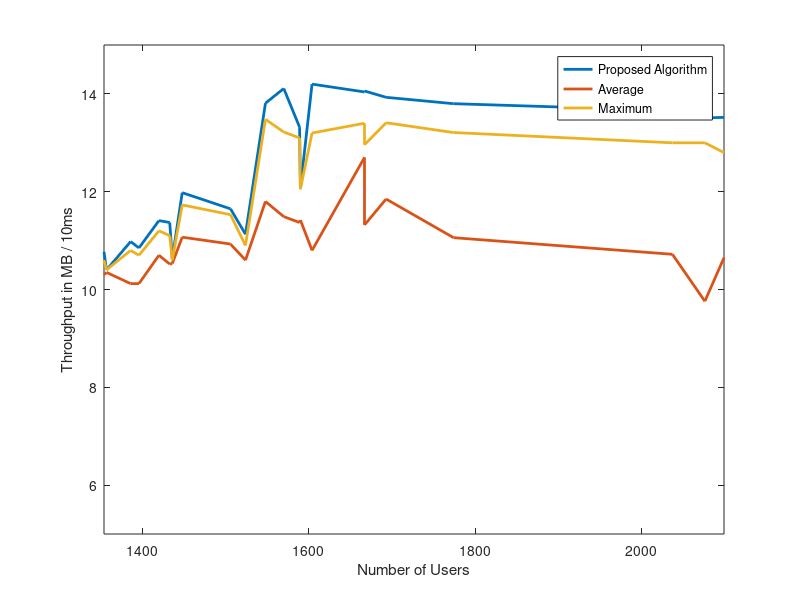
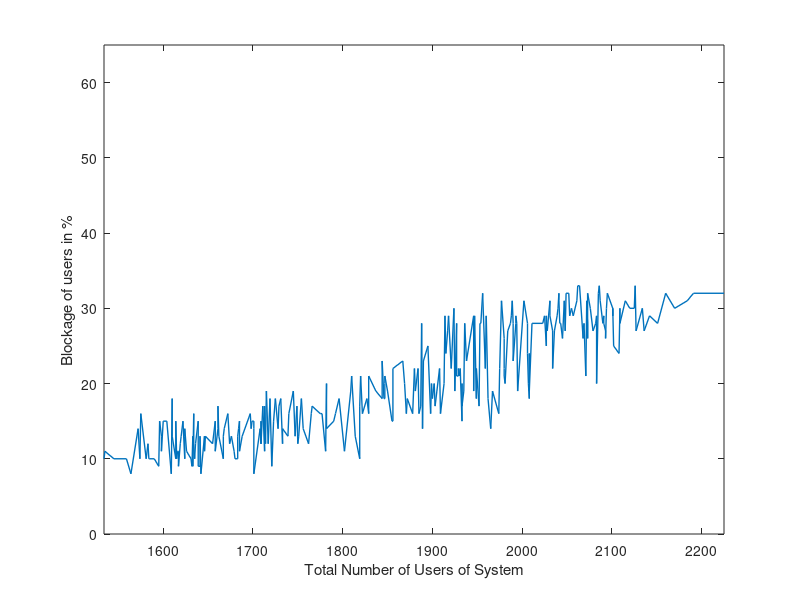
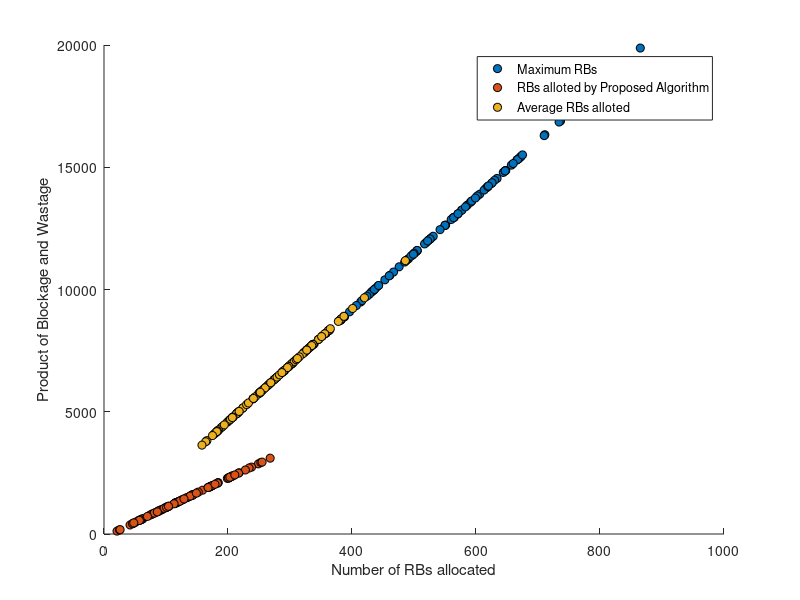

Reproduce these figures in MATLAB, in order. (Note: this script raises an error after producing the figures.)
Mmax = [577;616;438;606;644;672;711;586;476;666;669;528;816;491;672;339;414;531;435;565;416;497;489;524;431;502;520;442;388;550;382;634;736;736;505;667;734;647;358;710;571;675;487;517;619;593;433;362;591;551;383;461;593;865;657;387;505;613;577;407;495;381;525;630;453;563;505;560;304;783;625;526;467;428;436;564;396;571;648;550;424;583;647;358;602;485;364;619;762;291;443;542;626;460;500;620;660;499;599;522];
Mopt = [184;61;116;143;199;128;249;77;172;159;143;59;204;21;135;56;74;184;83;1;115;117;78;63;124;133;238;115;126;42;116;1;202;202;119;171;253;208;143;234;119;168;47;105;142;206;25;139;46;114;1;81;91;268;175;122;26;144;218;61;92;59;170;172;87;139;228;100;94;183;201;114;70;88;88;152;51;120;217;102;57;149;206;100;122;113;97;174;168;103;201;86;255;101;203;179;211;48;104;129];
Mavg = [274;323;208;277;334;346;387;262;296;329;291;254;401;218;337;166;178;299;215;252;216;251;189;265;224;279;323;255;224;274;180;332;382;382;240;362;378;352;215;365;302;331;199;207;346;288;183;202;327;258;214;230;249;486;337;191;185;304;337;213;288;208;266;307;241;298;310;260;183;420;335;244;218;204;207;290;164;269;327;251;194;296;356;158;276;252;182;320;327;175;279;283;387;233;287;315;351;269;312;241];
Ymax = [13251.19140625;14141.130859375;10048.6044921875;13897.6728515625;14787.759765625;15426.0439453125;16331.2802734375;13452.2060546875;10928.2060546875;15300.0;15352.025390625;12114.4638671875;18741.95703125;11254.587890625;15426.0439453125;7773.9111328125;9489.7734375;12178.1953125;9967.4306640625;12954.8525390625;9545.0322265625;11402.859375;11217.318359375;12022.90234375;9890.4208984375;11511.720703125;11928.74609375;10145.1845703125;8887.640625;12619.607421875;8746.52734375;14544.36328125;16893.05859375;16893.05859375;11587.4814453125;15313.4111328125;16849.689453125;14854.0166015625;8209.611328125;16294.14453125;13095.4169921875;15505.494140625;11172.9599609375;11863.8447265625;14198.390625;13614.400390625;9932.8486328125;8306.841796875;13566.2607421875;12636.828125;8791.2177734375;10575.4228515625;13618.11328125;19875.88671875;15086.0615234375;8871.681640625;11583.4228515625;14065.546875;13238.91015625;9343.4853515625;11364.9580078125;8739.3056640625;12047.7529296875;14467.2001953125;10395.2626953125;12931.3388671875;11597.5791015625;12861.912109375;6973.4560546875;17986.9921875;14335.0390625;12065.1591796875;10714.869140625;9806.3115234375;10001.947265625;12940.21875;9086.7958984375;13099.6328125;14867.470703125;12623.2041015625;9724.4228515625;13379.330078125;14850.9814453125;8214.32421875;13825.501953125;11122.6474609375;8340.2265625;14214.095703125;17488.40234375;6675.00390625;10166.1953125;12447.8369140625;14368.1044921875;10560.3076171875;11482.083984375;14231.9609375;15152.9072265625;11442.0283203125;13742.017578125;11984.9599609375];
Yopt = [2097.972412109375;598.4401245117188;1279.433837890625;1596.6558837890625;2273.877197265625;1418.3846435546875;2868.01611328125;805.5610961914062;1947.5006103515625;1792.27783203125;1604.783935546875;578.293701171875;2334.23046875;118.61306762695312;1497.3441162109375;555.9097290039062;772.0440673828125;2097.685791015625;874.7717895507812;NaN;1257.4727783203125;1286.99951171875;818.04931640625;627.1981201171875;1373.111083984375;1481.258544921875;2737.13623046875;1267.4473876953125;1394.930419921875;369.9361267089844;1278.242919921875;NaN;2312.669189453125;2312.669189453125;1307.112060546875;1938.724365234375;2924.659423828125;2382.36181640625;1604.49609375;2698.24755859375;1307.2769775390625;1901.980224609375;432.90582275390625;1139.7843017578125;1577.7039794921875;2361.888916015625;166.63829040527344;1549.4346923828125;423.1343078613281;1247.1676025390625;NaN;853.0162963867188;977.5338745117188;3101.596923828125;1982.2491455078125;1346.043212890625;178.1013946533203;1608.6239013671875;2505.637451171875;611.3524780273438;980.6070556640625;579.1994018554688;1919.5037841796875;1944.643798828125;924.1048583984375;1551.8006591796875;2617.626220703125;1080.5394287109375;1003.372802734375;2081.017578125;2292.686767578125;1255.1893310546875;717.78955078125;937.222900390625;942.4212646484375;1712.642333984375;485.80999755859375;1321.348388671875;2489.076416015625;1108.931640625;553.8673095703125;1671.50439453125;2361.6865234375;1089.62255859375;1338.0867919921875;1235.580322265625;1049.845458984375;1974.134033203125;1901.0733642578125;1123.7713623046875;2291.87646484375;903.6826782226562;2940.824951171875;1088.736083984375;2323.54833984375;2032.7198486328125;2415.83251953125;455.0440673828125;1131.716552734375;1435.049560546875];
Yavg = [6303.05126953125;7430.0029296875;4785.10107421875;6372.06494140625;7683.01806640625;7959.04345703125;8902.0234375;6027.0078125;6809.05078125;7568.0302734375;6694.06884765625;5843.015625;9224.03515625;5015.00439453125;7752.017578125;3819.060302734375;4095.129150390625;6878.06005859375;4946.0048828125;5797.0517578125;4969.06005859375;5774.0;4348.1162109375;6096.01123046875;5153.0400390625;6418.02880859375;7430.015625;5866.07080078125;5153.04443359375;6303.04736328125;4141.07763671875;7637.02734375;8787.044921875;8787.044921875;5521.0126953125;8327.01953125;8695.0048828125;8097.05419921875;4946.00927734375;8396.0302734375;6947.05615234375;7614.0029296875;4578.03515625;4762.02880859375;7959.04931640625;6625.05908203125;4210.07666015625;4647.07421875;7522.05810546875;5935.08154296875;4923.09814453125;5291.0654296875;5728.05224609375;11179.005859375;7752.02099609375;4394.083984375;4256.01611328125;6993.0361328125;7752.017578125;4900.046875;6625.05224609375;4785.08642578125;6119.0712890625;7062.0390625;5544.05810546875;6855.0068359375;7131.0546875;5981.03857421875;4210.08740234375;9661.0146484375;7706.05078125;5613.08203125;5015.013671875;4693.0146484375;4762.01953125;6671.0205078125;3773.1220703125;6188.07080078125;7522.064453125;5774.01171875;4463.072265625;6809.0439453125;8189.00830078125;3635.101318359375;6349.0107421875;5797.0634765625;4187.02197265625;7361.0;7522.0673828125;4026.125732421875;6418.02490234375;6510.0810546875;8902.03125;5360.09033203125;6602.017578125;7246.025390625;8074.02001953125;6188.07080078125;7177.009765625;5544.06201171875];

thruput = [];
thruput(:,1) = [12.08; 11.98; 11.409; 10.85; 10.40; 10.63; 10.98; 11.37; 11.13; 10.77; 11.65; 13.8; 13.66; 13.51; 13.52; 14.04; 14.2; 13.81; 14.11; 13.32; 14.06; 13.93 ];
thruput(:,2) = [11.42; 11.07; 10.7; 10.12; 10.35; 10.53; 10.12; 10.52; 10.6; 10.3; 10.93; 11.06; 10.72; 9.76; 10.65; 12.7; 10.8; 11.80; 11.49; 11.37; 11.32; 11.85];
thruput(:,3) = [12.05; 11.73; 11.2; 10.7; 10.40; 10.6; 10.8; 11.1; 10.9; 10.6; 11.53; 13.21; 13; 13; 12.8; 13.4; 13.2; 13.48 ;13.22; 13.1; 12.96; 13.41];
thruput(:,4) = [1590 ; 1448; 1420; 1396; 1357; 1436; 1386; 1433; 1524; 1354; 1506; 1774; 2037; 2076; 2099; 1667; 1604; 1548; 1570; 1589; 1667; 1693];
sorted_thruput = sortrows(thruput,4);

figure
plot(sorted_thruput(:,4),sorted_thruput(:,1), 'LineWidth', 2);
hold on;
plot(sorted_thruput(:,4), sorted_thruput(:,2), 'LineWidth', 2 );
hold on;
plot(sorted_thruput(:,4), sorted_thruput(:,3) , 'LineWidth', 2);
axis([min(thruput(:,4)) max(thruput(:,4)) 5 15]);
xlabel('Number of Users');
ylabel('Throughput in MB / 10ms');
legend('Proposed Algorithm', 'Average', 'Maximum');
hold off;


blockage = [];
blockage(:,1) = [12;12;12;12;10;16;16;12;11;8;10;16;10;10;10;18;15;13;10;15;14;10;13;14;13;15;10;13;15;12;9;9;18;9;19;11;14;12;9;13;13;16;18;8;8;10;14;13;12;10;10;12;15;15;13;14;17;11;10;14;10;11;13;15;12;9;12;13;13;9;11;15;15;18;15;14;9;13;10;10;11;14;15;11;11;15;13;14;11;8;10;11;11;10;11;13;14;12;13;14;28;28;28;27;29;27;28;32;32;26;31;30;28;30;27;28;25;29;26;27;31;28;30;29;29;31;29;32;25;27;32;32;24;29;31;33;31;30;29;28;29;33;29;28;31;27;28;26;31;28;28;28;28;27;30;29;30;30;28;31;32;30;33;29;29;28;33;27;28;30;28;30;28;30;32;32;27;31;31;32;29;22;27;28;29;27;26;30;32;31;32;29;29;26;28;29;27;28;28;30;18;15;23;19;18;18;22;24;21;20;23;24;20;18;17;16;15;19;19;10;22;17;18;18;20;16;23;16;19;19;19;16;23;21;17;19;22;16;21;20;20;17;20;17;18;15;20;17;19;18;18;18;21;20;14;24;16;22;21;14;19;16;21;19;17;16;23;17;17;22;19;13;11;22;19;13;20;21;22;16;20;18;22;17;21;22;21;21;16;12;22;25;14;16;15;22;16;16;17;22];
blockage(:,2) = [1733;1583;1750;1714;1631;1634;1697;1709;1535;1564;1624;1740;1667;1614;1581;1731;1709;1814;1615;1596;1684;1590;1633;1698;1646;1658;1584;1667;1699;1636;1632;1721;1610;1641;1715;1617;1728;1655;1617;1662;1598;1575;1844;1609;1642;1614;1661;1647;1634;1545;1683;1674;1614;1685;1676;1708;1661;1646;1585;1733;1534;1713;1747;1639;1709;1639;1619;1624;1610;1595;1598;1600;1701;1719;1604;1701;1633;1641;1559;1635;1616;1668;1723;1781;1626;1622;1688;1756;1685;1701;1680;1658;1535;1574;1679;1751;1624;1717;1683;1572;2042;2069;2006;2079;2091;2036;2151;2052;2041;2045;1977;2120;2021;2101;2034;1993;2102;1993;2068;1917;2002;1927;2170;2101;2025;2041;2039;2225;2027;2136;2050;2191;2108;1914;2047;2126;2031;2125;2053;2012;1918;2086;2031;1936;2072;2028;1990;1980;2087;2090;2011;1953;2043;2048;2040;1947;2109;2072;2023;1989;2095;2101;2062;2142;2057;1888;2064;2093;2109;2094;2073;2076;2091;2055;2049;2160;2068;2184;2061;1956;1988;1980;2034;1954;1960;1984;2073;2134;2085;2115;2073;2083;2027;2093;1994;1946;2127;1987;2082;1924;1949;1855;1938;1837;1900;1962;1949;2006;1929;1899;1990;1915;1782;2008;1766;1909;1856;1925;1881;1819;1880;1819;1872;1847;1847;1822;1844;1878;1995;1809;1850;1765;1890;1810;1711;1745;1975;1829;1829;1981;1869;1887;2083;1729;1796;1933;2007;1713;1967;1754;1725;1827;1930;1902;1782;2008;1871;1931;1847;1889;1935;1885;1927;1946;1749;1672;1867;1952;1952;1929;2008;1739;1802;1884;1905;1620;1913;1980;1959;1775;1933;1846;1856;1933;1820;1921;2071;2071;1792;1762;2034;1895;1965;1898;1790;1880;1974;1777;1903;1908];
sorted_blockage = sortrows(blockage,2);

figure
plot(sorted_blockage(:,2),sorted_blockage(:,1), 'LineWidth', 1);
hold on;
axis([min(blockage(:,2)) max(blockage(:,2)) 0 65]);
xlabel('Total Number of Users of System');
ylabel('Blockage of users in %');
hold off;


plotty(1,1) = mean(Mmax);
plotty(2,1) = mean(Mopt);
plotty(3,1) = mean(Mavg);

plotty(1,2) = mean(Ymax);
plotty(2,2) = mean(Yopt);
plotty(3,2) = mean(Yavg);

figure
scatter(Mmax(:,1),Ymax(:,1),'or','filled','MarkerEdgecolor','k');
hold on;
scatter(Mopt(:,1),Yopt(:,1),'og','filled','MarkerEdgecolor','k');
hold on;
scatter(Mavg(:,1),Yavg(:,1),'oy','filled','MarkerEdgecolor','k');
xlabel('Number of RBs allocated');
ylabel('Product of Blockage and Wastage');
legend('Maximum RBs','RBs alloted by Proposed Algorithm','Average RBs alloted');
hold off;


figure
plot(ax(:,1),avg_sinrlist_macro(:,2),'LineWidth',1);
hold on;
plot(ax(:,1),practical_sinr_macro(:,1),'--k','LineWidth',2);
hold on;
plot(ax(:,1),theoritical_sinr_macro(:,1),'LineWidth',2);
xlabel('Number of Simulations');
ylabel('Average SINR');
legend('Simulated Macro SINRs','Avg. Simulated Macro SINR','Avg. Theoretical Macro SINR');
hold off;

figure
plot(ax(:,1),avg_sinrlist_pico1(:,2),'LineWidth',1);
hold on;
plot(ax(:,1),pico1(:,1),'--k','LineWidth',2);
hold on;
plot(ax(:,1),theoritical_sinr_pico(:,1),'LineWidth',2);
xlabel('Number of Simulations');
ylabel('Average SINR');
legend('Simulated Pico SINRs for random Pico','Avg. Simulated SINR for the same Pico','Avg. Theoretical Pico SINR');
hold off;